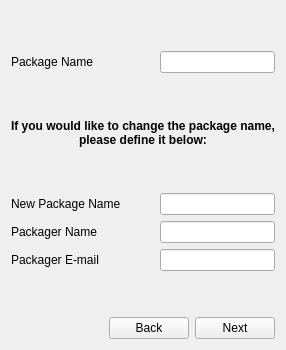
      <widget class="QWidget" name="tab_3">
       <attribute name="icon">
        <iconset resource="../icons/pisiyapicon.qrc">
         <normaloff>:/package.svg</normaloff>:/package.svg</iconset>
       </attribute>
       <attribute name="title">
        <string>Package</string>
       </attribute>
       <layout class="QGridLayout" name="gridLayout_15">
        <item row="0" column="0">
         <layout class="QVBoxLayout" name="verticalLayout_3">
          <item>
           <spacer name="verticalSpacer_20">
            <property name="orientation">
             <enum>Qt::Vertical</enum>
            </property>
            <property name="sizeHint" stdset="0">
             <size>
              <width>20</width>
              <height>40</height>
             </size>
            </property>
           </spacer>
          </item>
          <item>
           <layout class="QGridLayout" name="gridLayout_6">
            <item row="0" column="0">
             <widget class="QLabel" name="_pkgName">
              <property name="sizePolicy">
               <sizepolicy hsizetype="Fixed" vsizetype="Fixed">
                <horstretch>0</horstretch>
                <verstretch>0</verstretch>
               </sizepolicy>
              </property>
              <property name="minimumSize">
               <size>
                <width>143</width>
                <height>19</height>
               </size>
              </property>
              <property name="text">
               <string>Package Name    </string>
              </property>
             </widget>
            </item>
            <item row="0" column="1">
             <widget class="QLineEdit" name="pkgName">
              <property name="sizePolicy">
               <sizepolicy hsizetype="Expanding" vsizetype="Fixed">
                <horstretch>0</horstretch>
                <verstretch>0</verstretch>
               </sizepolicy>
              </property>
              <property name="toolTip">
               <string>&lt;!DOCTYPE HTML PUBLIC &quot;-//W3C//DTD HTML 4.0//EN&quot; &quot;http://www.w3.org/TR/REC-html40/strict.dtd&quot;&gt;
&lt;html&gt;&lt;head&gt;&lt;meta name=&quot;qrichtext&quot; content=&quot;1&quot; /&gt;&lt;style type=&quot;text/css&quot;&gt;
p, li { white-space: pre-wrap; }
&lt;/style&gt;&lt;/head&gt;&lt;body style=&quot; font-family:'Droid Sans'; font-size:9pt; font-weight:400; font-style:normal;&quot;&gt;
&lt;p style=&quot; margin-top:0px; margin-bottom:0px; margin-left:0px; margin-right:0px; -qt-block-indent:0; text-indent:0px;&quot;&gt;&lt;span style=&quot; font-family:'Serif'; font-size:10pt;&quot;&gt;Automatically generated package name. If the generated name is wrong, please specify the correct one in the field below&lt;/span&gt;&lt;/p&gt;&lt;/body&gt;&lt;/html&gt;</string>
              </property>
              <property name="readOnly">
               <bool>true</bool>
              </property>
             </widget>
            </item>
           </layout>
          </item>
          <item>
           <spacer name="verticalSpacer_21">
            <property name="orientation">
             <enum>Qt::Vertical</enum>
            </property>
            <property name="sizeHint" stdset="0">
             <size>
              <width>20</width>
              <height>40</height>
             </size>
            </property>
           </spacer>
          </item>
          <item>
           <widget class="QLabel" name="label_9">
            <property name="sizePolicy">
             <sizepolicy hsizetype="Expanding" vsizetype="Fixed">
              <horstretch>0</horstretch>
              <verstretch>0</verstretch>
             </sizepolicy>
            </property>
            <property name="font">
             <font>
              <weight>75</weight>
              <bold>true</bold>
             </font>
            </property>
            <property name="text">
             <string>If you would like to change the package name,
please define it below:</string>
            </property>
            <property name="textFormat">
             <enum>Qt::PlainText</enum>
            </property>
            <property name="alignment">
             <set>Qt::AlignCenter</set>
            </property>
           </widget>
          </item>
          <item>
           <spacer name="verticalSpacer_19">
            <property name="orientation">
             <enum>Qt::Vertical</enum>
            </property>
            <property name="sizeHint" stdset="0">
             <size>
              <width>20</width>
              <height>40</height>
             </size>
            </property>
           </spacer>
          </item>
          <item>
           <layout class="QGridLayout" name="gridLayout_7">
            <item row="0" column="0">
             <widget class="QLabel" name="_newPkgName">
              <property name="sizePolicy">
               <sizepolicy hsizetype="Fixed" vsizetype="Fixed">
                <horstretch>0</horstretch>
                <verstretch>0</verstretch>
               </sizepolicy>
              </property>
              <property name="minimumSize">
               <size>
                <width>143</width>
                <height>19</height>
               </size>
              </property>
              <property name="text">
               <string>New Package Name</string>
              </property>
             </widget>
            </item>
            <item row="1" column="0">
             <widget class="QLabel" name="_pkgerName_2">
              <property name="sizePolicy">
               <sizepolicy hsizetype="Fixed" vsizetype="Fixed">
                <horstretch>0</horstretch>
                <verstretch>0</verstretch>
               </sizepolicy>
              </property>
              <property name="minimumSize">
               <size>
                <width>143</width>
                <height>19</height>
               </size>
              </property>
              <property name="text">
               <string>Packager Name   </string>
              </property>
             </widget>
            </item>
            <item row="2" column="0">
             <widget class="QLabel" name="_pkgerEmail_2">
              <property name="sizePolicy">
               <sizepolicy hsizetype="Fixed" vsizetype="Fixed">
                <horstretch>0</horstretch>
                <verstretch>0</verstretch>
               </sizepolicy>
              </property>
              <property name="minimumSize">
               <size>
                <width>143</width>
                <height>19</height>
               </size>
              </property>
              <property name="text">
               <string>Packager E-mail  </string>
              </property>
             </widget>
            </item>
            <item row="0" column="1">
             <widget class="QLineEdit" name="newPkgName">
              <property name="sizePolicy">
               <sizepolicy hsizetype="Expanding" vsizetype="Fixed">
                <horstretch>0</horstretch>
                <verstretch>0</verstretch>
               </sizepolicy>
              </property>
              <property name="toolTip">
               <string>&lt;!DOCTYPE HTML PUBLIC &quot;-//W3C//DTD HTML 4.0//EN&quot; &quot;http://www.w3.org/TR/REC-html40/strict.dtd&quot;&gt;
&lt;html&gt;&lt;head&gt;&lt;meta name=&quot;qrichtext&quot; content=&quot;1&quot; /&gt;&lt;style type=&quot;text/css&quot;&gt;
p, li { white-space: pre-wrap; }
&lt;/style&gt;&lt;/head&gt;&lt;body style=&quot; font-family:'Droid Sans'; font-size:9pt; font-weight:400; font-style:normal;&quot;&gt;
&lt;p style=&quot; margin-top:0px; margin-bottom:0px; margin-left:0px; margin-right:0px; -qt-block-indent:0; text-indent:0px;&quot;&gt;&lt;span style=&quot; font-family:'Serif'; font-size:10pt;&quot;&gt;New package name&lt;/span&gt;&lt;/p&gt;&lt;/body&gt;&lt;/html&gt;</string>
              </property>
             </widget>
            </item>
            <item row="1" column="1">
             <widget class="QLineEdit" name="pkgerName_">
              <property name="sizePolicy">
               <sizepolicy hsizetype="Expanding" vsizetype="Fixed">
                <horstretch>0</horstretch>
                <verstretch>0</verstretch>
               </sizepolicy>
              </property>
              <property name="toolTip">
               <string>&lt;!DOCTYPE HTML PUBLIC &quot;-//W3C//DTD HTML 4.0//EN&quot; &quot;http://www.w3.org/TR/REC-html40/strict.dtd&quot;&gt;
&lt;html&gt;&lt;head&gt;&lt;meta name=&quot;qrichtext&quot; content=&quot;1&quot; /&gt;&lt;style type=&quot;text/css&quot;&gt;
p, li { white-space: pre-wrap; }
&lt;/style&gt;&lt;/head&gt;&lt;body style=&quot; font-family:'Droid Sans'; font-size:9pt; font-weight:400; font-style:normal;&quot;&gt;
&lt;p style=&quot; margin-top:0px; margin-bottom:0px; margin-left:0px; margin-right:0px; -qt-block-indent:0; text-indent:0px;&quot;&gt;&lt;span style=&quot; font-family:'Serif'; font-size:10pt;&quot;&gt;Packager name&lt;/span&gt;&lt;/p&gt;&lt;/body&gt;&lt;/html&gt;</string>
              </property>
             </widget>
            </item>
            <item row="2" column="1">
             <widget class="QLineEdit" name="pkgerEmail_">
              <property name="sizePolicy">
               <sizepolicy hsizetype="Expanding" vsizetype="Fixed">
                <horstretch>0</horstretch>
                <verstretch>0</verstretch>
               </sizepolicy>
              </property>
              <property name="toolTip">
               <string>&lt;!DOCTYPE HTML PUBLIC &quot;-//W3C//DTD HTML 4.0//EN&quot; &quot;http://www.w3.org/TR/REC-html40/strict.dtd&quot;&gt;
&lt;html&gt;&lt;head&gt;&lt;meta name=&quot;qrichtext&quot; content=&quot;1&quot; /&gt;&lt;style type=&quot;text/css&quot;&gt;
p, li { white-space: pre-wrap; }
&lt;/style&gt;&lt;/head&gt;&lt;body style=&quot; font-family:'Droid Sans'; font-size:9pt; font-weight:400; font-style:normal;&quot;&gt;
&lt;p style=&quot; margin-top:0px; margin-bottom:0px; margin-left:0px; margin-right:0px; -qt-block-indent:0; text-indent:0px;&quot;&gt;&lt;span style=&quot; font-family:'Serif'; font-size:10pt;&quot;&gt;Packager e-mail&lt;/span&gt;&lt;/p&gt;&lt;/body&gt;&lt;/html&gt;</string>
              </property>
             </widget>
            </item>
            <item row="3" column="1">
             <spacer name="verticalSpacer_18">
              <property name="orientation">
               <enum>Qt::Vertical</enum>
              </property>
              <property name="sizeHint" stdset="0">
               <size>
                <width>20</width>
                <height>40</height>
               </size>
              </property>
             </spacer>
            </item>
           </layout>
          </item>
         </layout>
        </item>
        <item row="1" column="0">
         <layout class="QGridLayout" name="gridLayout_14">
          <item row="0" column="1">
           <widget class="QPushButton" name="backBut_1">
            <property name="sizePolicy">
             <sizepolicy hsizetype="Fixed" vsizetype="Fixed">
              <horstretch>0</horstretch>
              <verstretch>0</verstretch>
             </sizepolicy>
            </property>
            <property name="maximumSize">
             <size>
              <width>80</width>
              <height>27</height>
             </size>
            </property>
            <property name="text">
             <string>Back</string>
            </property>
            <property name="icon">
             <iconset resource="../icons/pisiyapicon.qrc">
              <normaloff>:/go-previous.svg</normaloff>:/go-previous.svg</iconset>
            </property>
           </widget>
          </item>
          <item row="0" column="2">
           <widget class="QPushButton" name="nextBut_1">
            <property name="sizePolicy">
             <sizepolicy hsizetype="Fixed" vsizetype="Fixed">
              <horstretch>0</horstretch>
              <verstretch>0</verstretch>
             </sizepolicy>
            </property>
            <property name="maximumSize">
             <size>
              <width>80</width>
              <height>27</height>
             </size>
            </property>
            <property name="text">
             <string>Next</string>
            </property>
            <property name="icon">
             <iconset resource="../icons/pisiyapicon.qrc">
              <normaloff>:/go-next.svg</normaloff>:/go-next.svg</iconset>
            </property>
           </widget>
          </item>
          <item row="0" column="0">
           <spacer name="horizontalSpacer_3">
            <property name="orientation">
             <enum>Qt::Horizontal</enum>
            </property>
            <property name="sizeHint" stdset="0">
             <size>
              <width>40</width>
              <height>20</height>
             </size>
            </property>
           </spacer>
          </item>
         </layout>
        </item>
       </layout>
      </widget>
